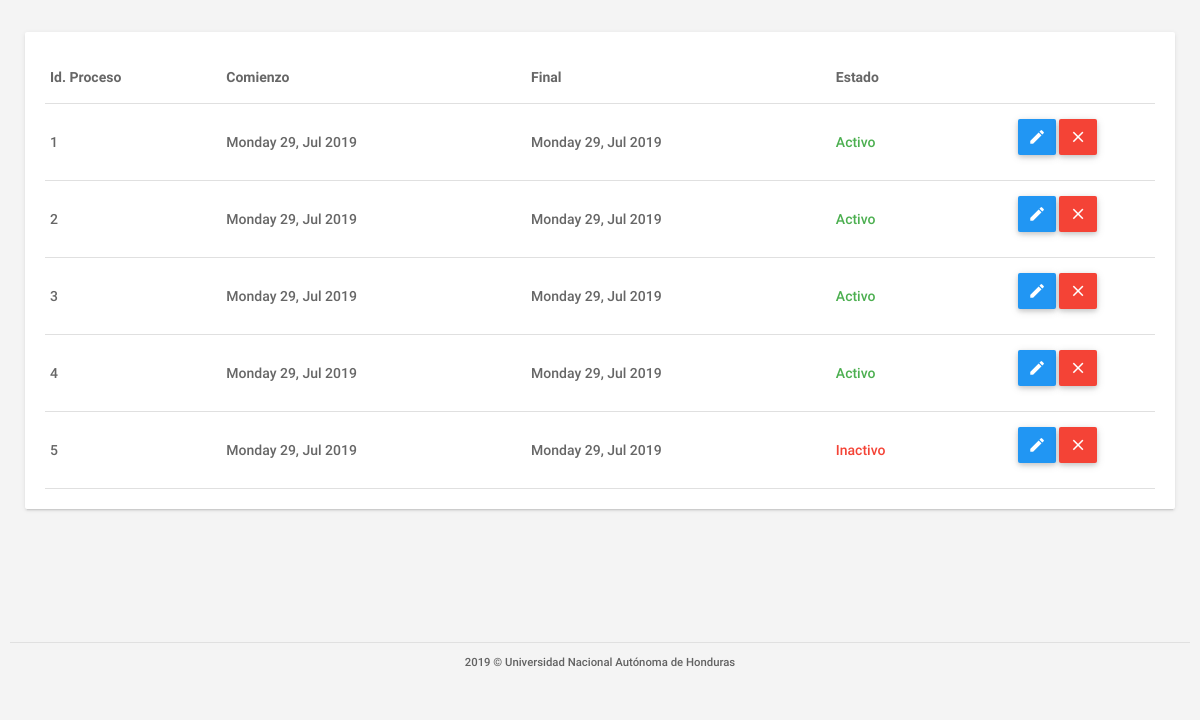
/lista_procesos.php, run on an earlier commit of the app's database.
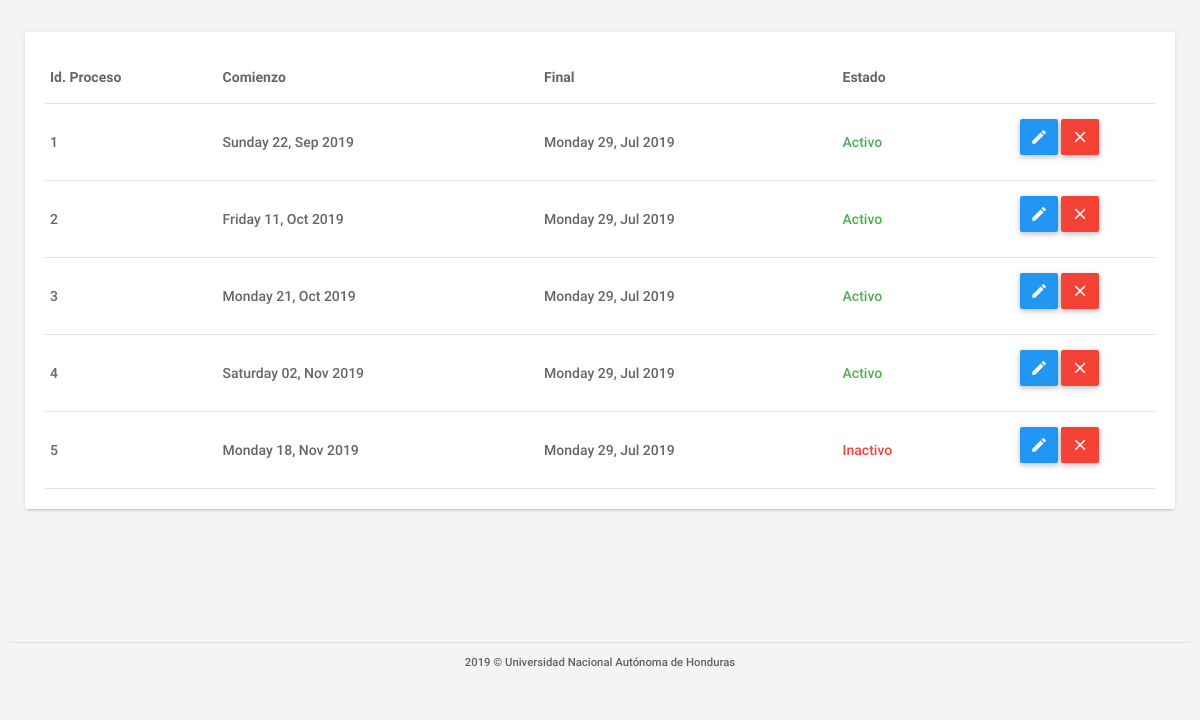
And on a later commit of the database.
### tables this page shows
CREATE TABLE IF NOT EXISTS `tbl_procesos` (
  `idprocesos` INT NOT NULL,
  `fechainicio` DATETIME NULL,
  `fechafinal` DATETIME NULL,
  `fechainiciotestlinea` DATETIME NULL,
  `fechafinaltestlinea` DATETIME NULL,
  `urltestlinea1` VARCHAR(300) NULL,
  `urltestline2` VARCHAR(300) NULL,
  `clavetest` VARCHAR(100) NULL,
  `fechainicioentrevista` DATETIME NULL,
  `fechafinentrevista` DATETIME NULL,
  `fechainiciodevuelveresultado` DATETIME NULL,
  `fechafindevuelveresultado` DATETIME NULL,
  `estado` VARCHAR(45) NULL,
  PRIMARY KEY (`idprocesos`));

### assets/clases/class_conexion.php (called while the page is built, shortened)
<?php
	class Conexion{
		private $usuario = "root";
		private $contraseña = "oracle123";
		private $host = "localhost";
		private $baseDatos = "db_formacion";
		private $puerto = "3306";
		private $link;
		public function establecerConexion(){
			$this->link = mysqli_connect($this->host,$this->usuario,$this->contraseña,$this->baseDatos,$this->puerto);
			$this->link->set_charset("utf8");
		}
		public function ejecutarInstruccion($sql){
			return mysqli_query($this->link, $sql);
		}
	}
?>

### lista_procesos.php (the view, shortened to what this page needs)
<?php
    require('./assets/clases/class_conexion.php');
    $mysql = new Conexion();
    $query=$mysql->ejecutarInstruccion("
    SELECT * FROM tbl_procesos WHERE 1
    ");
?>
<!DOCTYPE html>
<html lang="es">
<head>
    <link type="text/css" rel="stylesheet" href="assets/plugins/materialize/css/materialize.min.css" />
    <link href="assets/css/materialize_Icons.css" rel="stylesheet">
    <link href="assets/css/alpha.css" rel="stylesheet" type="text/css" />
    <link href="assets/css/custom.css" rel="stylesheet" type="text/css" />
    <link href="assets/css/gestionar_Usuarios.css" rel="stylesheet" type="text/css">
    <link href="assets/plugins/sweetalert/sweetalert.css" rel="stylesheet" type="text/css" />
    <link href="assets/plugins/material-preloader/css/materialPreloader.min.css" rel="stylesheet">
    <link href="assets/css/subir_resultados.css" rel="stylesheet">
</head>
<body>
    <div class="mn-content">
        <main class="mn-inner">
            <div class="col s12 m12 l6">
                <div class="card">
                    <div class="card-content">
                        <table class="bordered highlight users_table_list responsive-table">
                            <thead>
                                <tr>
                                    <th class="" data-field="id">Id. Proceso</th>
                                    <th class="" data-field="name">Comienzo</th>
                                    <th class="" data-field="name">Final</th>
                                    <th class="" data-field="name">Estado</th>
                                </tr>
                            </thead>
                            <tbody>
                                <?php
                                    while($datos = mysqli_fetch_array($query))
                                    {
                                 ?>
                                <tr class="user_row" id="<?php echo $datos['idprocesos']?>">
                                    <td>
                                        <?php echo $datos['idprocesos']?>
                                    </td>
                                    <td>
                                        <?php
                                        $string = $datos['fechainicio'];
                                        $date = DateTime::createFromFormat("Y-m-d H:i:s", $string);
                                        echo strftime("%A %d, %b %Y",$date->getTimestamp());
                                        ?>
                                    </td>
                                    <td>
                                        <?php
                                        $string = $datos['fechafindevuelveresultado'];
                                        $date = DateTime::createFromFormat("Y-m-d H:i:s", $string);
                                        echo strftime("%A %d, %b %Y",$date->getTimestamp());
                                        ?>
                                    </td>
                                    <td class="<?php if($datos['estado']=='Activo'){ echo 'green-text';}else{echo 'red-text';} ?>">
                                        <?php echo $datos['estado']?>
                                    </td>
                                    <td class="center-align">
                                        <a class="waves-effect waves-light btn blue m-b-xs btn_custom_padding">
                                            <i class="material-icons text-white">create</i>
                                        </a>
                                        <a class="waves-effect waves-light btn red m-b-xs btn_custom_padding">
                                            <i class="material-icons text-white">clear</i>
                                        </a>
                                    </td>
                                </tr>
                                <?php
                                }
                               ?>
                            </tbody>
                        </table>
                    </div>
                </div>
        </main>
        <div id="div-piePagina"></div>
    </div>
    <div class="left-sidebar-hover"></div>
</body>
</html>

What changed in the data, as far as the page shows it:
changed tbl_procesos id 1: fechainicio "Monday 29, Jul 2019" → "Sunday 22, Sep 2019"
changed tbl_procesos id 2: fechainicio "Monday 29, Jul 2019" → "Friday 11, Oct 2019"
changed tbl_procesos id 3: fechainicio "Monday 29, Jul 2019" → "Monday 21, Oct 2019"
changed tbl_procesos id 4: fechainicio "Monday 29, Jul 2019" → "Saturday 02, Nov 2019"
changed tbl_procesos "Inactivo": fechainicio "Monday 29, Jul 2019" → "Monday 18, Nov 2019"
